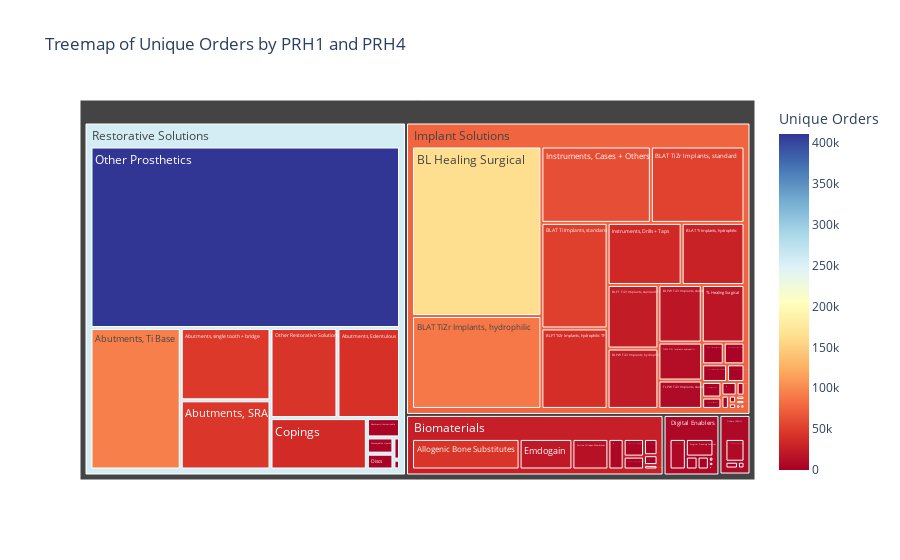

The notebook cell saved with this chart:
### Code cell
# Group by PRH1 and PRH4 and count unique orders
treemap_data = df.groupby(['PRH1', 'PRH4'])['order_number'].nunique().reset_index()
treemap_data.columns = ['PRH1', 'PRH4', 'Unique Orders']

# Create the Treemap chart
fig = px.treemap(
    treemap_data,
    path=['PRH1', 'PRH4'],
    values='Unique Orders',
    color='Unique Orders',
    color_continuous_scale='RdYlBu',
    title='Treemap of Unique Orders by PRH1 and PRH4'
)

# Show the chart
fig.show()

### Figure 1 — Plotly figure (JSON) as saved in the notebook; plotly's stock layout.template omitted (floating-point values rounded to 4 significant figures)
{"data": [{"branchvalues": "total", "customdata": [[4687], [4], [41211], [45396], [93330], [47450], [43999], [1795], [163036], [29014], [51953], [4], [89335], [738], [53170], [2283], [3487], [39599], [24004], [418], [3357], [22803], [18572], [1071], [3508], [260], [2238], [2949], [3159], [36188], [936], [8081], [3075], [21617], [329], [55], [4819], [62151], [34186], [2461], [25], [9182], [1800], [793], [4], [410743], [44075], [170], [386], [14729], [2], [5], [472], [298], [7921], [2368], [799], [18306], [274], [143], [3264], [151], [1542], [12348], [9235], [187], [6240], [1626], [26950.0], [6423.0], [76460.0], [187], [4], [7416.0], [255500.0]], "domain": {"x": [0, 1], "y": [0, 1]}, "hovertemplate": "labels=%{label}<br>Unique Orders_sum=%{value}<br>parent=%{parent}<br>id=%{id}<br>Unique Orders=%{color}<extra></extra>", "ids": ["Restorative Solutions/Abutments, Customizable", "Restorative Solutions/Abutments, Customized", "Restorative Solutions/Abutments, Edentulous", "Restorative Solutions/Abutments, SRA", "Restorative Solutions/Abutments, Ti Base", "Restorative Solutions/Abutments, single tooth + bridge", "Biomaterials/Allogenic Bone Substitutes", "Biomaterials/Allogenic Soft Tissue Grafts", "Implant Solutions/BL Healing Surgical", "Implant Solutions/BLAT Ti Implants, hydrophilic", "Implant Solutions/BLAT Ti Implants, standard", "Implant Solutions/BLAT Ti Implants, standard EXT", "Implant Solutions/BLAT TiZr Implants, hydrophilic", "Implant Solutions/BLAT TiZr Implants, hydrophilic TF", "Implant Solutions/BLAT TiZr Implants, standard", "Implant Solutions/BLFT Ti Implants, hydrophilic", "Implant Solutions/BLFT Ti Implants, standard", "Implant Solutions/BLFT TiZr Implants, hydrophilic TF", "Implant Solutions/BLFT TiZr Implants, standard TF", "Implant Solutions/BLPW Ti Implants, hydrophilic", "Implant Solutions/BLPW Ti Implants, standard", "Implant Solutions/BLPW TiZr Implants, hydrophilic", "Implant Solutions/BLPW TiZr Implants, standard", "Restorative Solutions/Blocks", "Biomaterials/Bovine Collagen Membranes", "Implant Solutions/Ceramic Implants, BL", "Implant Solutions/Ceramic Implants, TL", "Biomaterials/Collagen Plugs", "Restorative Solutions/Consumables, Liquids", "Restorative Solutions/Copings", "Others (PRH 1)/Customer Education", "Digital Enablers/Digital Accessories + Others", "Restorative Solutions/Discs", "Biomaterials/Emdogain", "Digital Enablers/In-lab 3D Printer Hardware", "Digital Enablers/In-lab Milling Hardware", "Biomaterials/Instruments + Auxiliaries GBR", "Implant Solutions/Instruments, Cases + Others", "Implant Solutions/Instruments, Drills + Taps", "Digital Enablers/IntraOral Hardware", "Digital Enablers/Lab Scan + Design Hardware", "Others (PRH 1)/Local 3rd Party Products", "Others (PRH 1)/Miscellaneous + Others", "Implant Solutions/Other Implants", "Orthodontics/Other Orthodontics", "Restorative Solutions/Other Prosthetics", "Restorative Solutions/Other Restorative Solutions", "Digital Enablers/Other Services", "Digital Enablers/Other Software + License", "Biomaterials/Porcine Collagen Membranes", "Biomaterials/Prevention", "Others (PRH 1)/Rebilled Shipping", "Restorative Solutions/SRBB", "Implant Solutions/Surgical Equipment + Others", "Digital Enablers/Surgical Planning Services", "Digital Enablers/Surgical Planning Software", "Biomaterials/Synthetic Bone Substitutes", "Implant Solutions/TL Healing Surgical", "Implant Solutions/TLAT Ti Implants, hydrophilic", "Implant Solutions/TLAT TiZr Implants, hydrophilic TF", "Implant Solutions/TLFT TiZr Implants, hydrophilic TF", "Implant Solutions/TLFT TiZr Implants, standard TF", "Implant Solutions/TLPW Ti Implants, standard", "Implant Solutions/TLPW TiZr Implants, hydrophilic", "Implant Solutions/TLPW TiZr Implants, standard", "Not assigned/Unknown", "Biomaterials/Xenogenic Bone Substitutes", "Implant Solutions/Zygomatic Implants", "Biomaterials", "Digital Enablers", "Implant Solutions", "Not assigned", "Orthodontics", "Others (PRH 1)", "Restorative Solutions"], "labels": ["Abutments, Customizable", "Abutments, Customized", "Abutments, Edentulous", "Abutments, SRA", "Abutments, Ti Base", "Abutments, single tooth + bridge", "Allogenic Bone Substitutes", "Allogenic Soft Tissue Grafts", "BL Healing Surgical", "BLAT Ti Implants, hydrophilic", "BLAT Ti Implants, standard", "BLAT Ti Implants, standard EXT", "BLAT TiZr Implants, hydrophilic", "BLAT TiZr Implants, hydrophilic TF", "BLAT TiZr Implants, standard", "BLFT Ti Implants, hydrophilic", "BLFT Ti Implants, standard", "BLFT TiZr Implants, hydrophilic TF", "BLFT TiZr Implants, standard TF", "BLPW Ti Implants, hydrophilic", "BLPW Ti Implants, standard", "BLPW TiZr Implants, hydrophilic", "BLPW TiZr Implants, standard", "Blocks", "Bovine Collagen Membranes", "Ceramic Implants, BL", "Ceramic Implants, TL", "Collagen Plugs", "Consumables, Liquids", "Copings", "Customer Education", "Digital Accessories + Others", "Discs", "Emdogain", "In-lab 3D Printer Hardware", "In-lab Milling Hardware", "Instruments + Auxiliaries GBR", "Instruments, Cases + Others", "Instruments, Drills + Taps", "IntraOral Hardware", "Lab Scan + Design Hardware", "Local 3rd Party Products", "Miscellaneous + Others", "Other Implants", "Other Orthodontics", "Other Prosthetics", "Other Restorative Solutions", "Other Services", "Other Software + License", "Porcine Collagen Membranes", "Prevention", "Rebilled Shipping", "SRBB", "Surgical Equipment + Others", "Surgical Planning Services", "Surgical Planning Software", "Synthetic Bone Substitutes", "TL Healing Surgical", "TLAT Ti Implants, hydrophilic", "TLAT TiZr Implants, hydrophilic TF", "TLFT TiZr Implants, hydrophilic TF", "TLFT TiZr Implants, standard TF", "TLPW Ti Implants, standard", "TLPW TiZr Implants, hydrophilic", "TLPW TiZr Implants, standard", "Unknown", "Xenogenic Bone Substitutes", "Zygomatic Implants", "Biomaterials", "Digital Enablers", "Implant Solutions", "Not assigned", "Orthodontics", "Others (PRH 1)", "Restorative Solutions"], "marker": {"coloraxis": "coloraxis", "colors": [4687, 4, 41211, 45396, 93330, 47450, 43999, 1795, 163036, 29014, 51953, 4, 89335, 738, 53170, 2283, 3487, 39599, 24004, 418, 3357, 22803, 18572, 1071, 3508, 260, 2238, 2949, 3159, 36188, 936, 8081, 3075, 21617, 329, 55, 4819, 62151, 34186, 2461, 25, 9182, 1800, 793, 4, 410743, 44075, 170, 386, 14729, 2, 5, 472, 298, 7921, 2368, 799, 18306, 274, 143, 3264, 151, 1542, 12348, 9235, 187, 6240, 1626, 26950.0, 6423.0, 76460.0, 187, 4, 7416.0, 255500.0]}, "name": "", "parents": ["Restorative Solutions", "Restorative Solutions", "Restorative Solutions", "Restorative Solutions", "Restorative Solutions", "Restorative Solutions", "Biomaterials", "Biomaterials", "Implant Solutions", "Implant Solutions", "Implant Solutions", "Implant Solutions", "Implant Solutions", "Implant Solutions", "Implant Solutions", "Implant Solutions", "Implant Solutions", "Implant Solutions", "Implant Solutions", "Implant Solutions", "Implant Solutions", "Implant Solutions", "Implant Solutions", "Restorative Solutions", "Biomaterials", "Implant Solutions", "Implant Solutions", "Biomaterials", "Restorative Solutions", "Restorative Solutions", "Others (PRH 1)", "Digital Enablers", "Restorative Solutions", "Biomaterials", "Digital Enablers", "Digital Enablers", "Biomaterials", "Implant Solutions", "Implant Solutions", "Digital Enablers", "Digital Enablers", "Others (PRH 1)", "Others (PRH 1)", "Implant Solutions", "Orthodontics", "Restorative Solutions", "Restorative Solutions", "Digital Enablers", "Digital Enablers", "Biomaterials", "Biomaterials", "Others (PRH 1)", "Restorative Solutions", "Implant Solutions", "Digital Enablers", "Digital Enablers", "Biomaterials", "Implant Solutions", "Implant Solutions", "Implant Solutions", "Implant Solutions", "Implant Solutions", "Implant Solutions", "Implant Solutions", "Implant Solutions", "Not assigned", "Biomaterials", "Implant Solutions", "", "", "", "", "", "", ""], "type": "treemap", "values": [4687, 4, 41211, 45396, 93330, 47450, 43999, 1795, 163036, 29014, 51953, 4, 89335, 738, 53170, 2283, 3487, 39599, 24004, 418, 3357, 22803, 18572, 1071, 3508, 260, 2238, 2949, 3159, 36188, 936, 8081, 3075, 21617, 329, 55, 4819, 62151, 34186, 2461, 25, 9182, 1800, 793, 4, 410743, 44075, 170, 386, 14729, 2, 5, 472, 298, 7921, 2368, 799, 18306, 274, 143, 3264, 151, 1542, 12348, 9235, 187, 6240, 1626, 100457, 21796, 648588, 187, 4, 11923, 730861]}], "layout": {"coloraxis": {"colorbar": {"title": {"text": "Unique Orders"}}, "colorscale": [[0, "rgb(165,0,38)"], [0.1, "rgb(215,48,39)"], [0.2, "rgb(244,109,67)"], [0.3, "rgb(253,174,97)"], [0.4, "rgb(254,224,144)"], [0.5, "rgb(255,255,191)"], [0.6, "rgb(224,243,248)"], [0.7, "rgb(171,217,233)"], [0.8, "rgb(116,173,209)"], [0.9, "rgb(69,117,180)"], [1, "rgb(49,54,149)"]]}, "legend": {"tracegroupgap": 0}, "title": {"text": "Treemap of Unique Orders by PRH1 and PRH4"}}}
